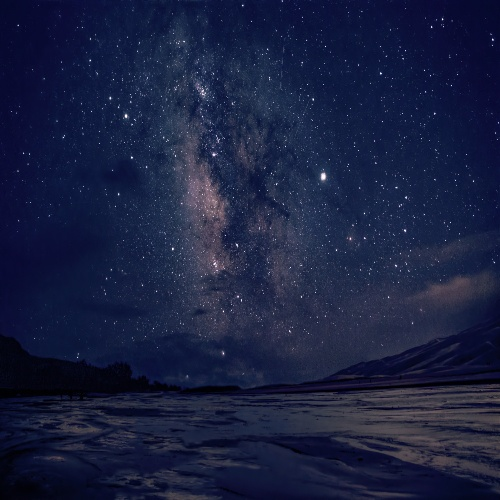
#> input picture inputs/dark_sky.jpg, 500 x 500 px
$ python transformations.py
#> lines starting #> are read from the running program, lines starting #| are printed output that depends on the picture
### Histogram_processing.py
# -*- coding: utf-8 -*-
"""
Created on Sat Mar 25 13:21:23 2023

@author: Bassel
"""

import cv2
import numpy as np
import matplotlib.pyplot as plt
import os

class Image:
    id_plot=0
    path_input = None
    path_output = None
    def __init__(self, img=None,histSize=256, histRange=(0,256), CONFIG="BGR", NORMALIZE = True, pth = "default", sequence = True):
        self.img_on = None
        self.img_org = None
        self.sequence = sequence
        self.img_org_hist = None
        self.history = []
        self.history_hist = []
        self.history_hist_figure = []
        self.operations = []
        self.n_operations = 0
        if pth == "default":
            path = os.getcwd()
        else:
            path = pth
        Image.path_input = os.path.join(path,"inputs")
        Image.path_output = os.path.join(path , "outputs")
        self.last_executed = ""
        self.histSize=256
        self.NORMALIZE = NORMALIZE
        if CONFIG=="BGR":
            a=[0,1,2]
        else:
            a=[2,1,0]
        self.order=a
        Image.histSize=histSize
        Image.histRange=histRange
        if img is not None:
            self.set_img(img)
        else:
            self.img=None

    def copy_img(self):
        if self.sequence == False:
            return self.img_on.copy()
        else:
            return self.img.copy()

    def get_img(self):
        return self.img

    def set_img(self, img, text = None):
        self.n_operations = self.n_operations +1
        if img is None:
            return
        if text is not None:
            print(text)
        else:
            text = str(self.n_operations)
        if self.img_org is None:
            print("added origin")
            self.img_org = img
            self.img_on = img
        self.img = img
        self.rows, self.cols = self.img.shape[0:2]
        self.history.append(self.img)
        self.operations.append(text)
        self.calc()


    def on_current(self):
        self.img_on = self.img
        self.sequence = False
    def on_sequence(self):
        self.sequence = True

    def calc(self,img=None):
        print("Calculating Histogram")
        if img is None:
            if self.img is None:
                print("error")
                return
            img=self.img
        img_s=cv2.split(img)
        bHist=cv2.calcHist(img_s,[self.order[0]],None, [self.histSize], (0, 256))
        gHist=cv2.calcHist(img_s,[self.order[1]],None, [self.histSize], (0, 256))
        rHist=cv2.calcHist(img_s,[self.order[2]],None, [self.histSize], (0, 256))
        self.img=img
        self.bH=bHist
        self.gH=gHist
        self.rH=rHist
        if self.NORMALIZE:
            self.normalize()
        else:
            self.history_hist.append((self.bH, self.gH, self.rH))

    def normalize(self):
        if self.last_executed == "":
            self.last_executed = "normalized"
        print("Normalizing")

        self.bH_not_normalized = self.bH
        self.gH_not_normalized = self.gH
        self.rH_not_normalized = self.rH
        max_b = np.sum(self.bH)
        max_g = np.sum(self.gH)
        max_r = np.sum(self.rH)
        self.bH = self.bH/max_b
        self.gH = self.gH/max_g
        self.rH = self.rH/max_r
        self.NORMALIZE = True
        self.history_hist.append((self.bH, self.gH, self.rH))
        if self.img_org_hist is None:
            self.img_org_hist = (self.bH, self.gH, self.rH)

    # [27 lines left out: function show, not called in this run]
        #plt.imsave(image_path + "/" + image_name + ".jpg", I)

    def __show_img(self, I):
        Image.id_plot=Image.id_plot+1
        I = cv2.cvtColor(I, cv2.COLOR_BGR2RGB)
        fig = plt.figure(Image.id_plot)

        plt.imshow(I)
        plt.show()
    def __show_hist(self, hist_tuple):
        bH, gH, rH = hist_tuple
        Image.id_plot=Image.id_plot+1
        fig = plt.figure(Image.id_plot)
        self.history_hist_figure.append(fig)
        t=range(256)
        plt.plot(t,bH, color="blue")
        plt.plot(t,gH, color="green")
        plt.plot(t,rH, color="red")

    def show_original(self):
        self.show(image = "org")

    def show_history(self):
        #Image.id_plot=Image.id_plot+1
        for i in range(len(self.history)):
            self.__show_hist(self.history_hist[i])
            plt.show()
            self.__show_img(self.history[i])
            plt.show()
    def save_history(self, folder = None):

        if len(self.operations) == 0:
            names = list(map(str,list(range(len(self.history)))))
        else:
            names = self.operations

        if folder is None:
            image_path = Image.path_output + "/" + "History"
        else:
            image_path = Image.path_output + "/" + "History/" + folder

        try:
            os.mkdir(image_path)
        except IOError:
            pass
        ignor = 0
        length = len(self.history)-ignor
        rows, cols = self.history[0].shape[0:2]
        n_cols = 2
        n_rows = int(np.ceil(length/n_cols))

        mat = np.ones((rows*n_rows, cols*n_cols, 3 ), dtype = np.uint8)*255
        hist_rows, hist_cols = (288, 432)
        hist_mat = np.ones((hist_rows*n_rows, hist_cols*n_cols, 3), dtype = np.uint8)*255
        Image.id_plot=Image.id_plot+1
        j = 0
        k = 0

        for i in range(len(self.history)):
            plt.figure(self.history_hist_figure[i])
            plt.savefig(image_path  + "/"   + names[i] + "_Histogram" + ".png")
            hist = cv2.imread(image_path  + "/"   + names[i] + "_Histogram" + ".png")
            hist = cv2.cvtColor(hist, cv2.COLOR_BGR2RGB)
            I = cv2.cvtColor(self.history[i], cv2.COLOR_BGR2RGB)
            plt.imsave(image_path + "/" + names[i] + ".jpg", I)
            if i>=ignor:
                mat[k*rows:rows*(k+1), j*cols:cols*(j+1),:] = I
                hist_mat[k*hist_rows:hist_rows*(k+1), j*hist_cols:hist_cols*(j+1),:] = hist
                if j ==(n_cols-1):
                    j=-1
                    k = k+1
                j = j +1
        plt.imsave(image_path + "/ALL_images" + ".jpg", mat)
        plt.imsave(image_path + "/ALL_images_histogram" + ".jpg", hist_mat)
        plt.imshow(mat)
        plt.imshow(hist_mat)

def profile(img, x):
    return img[x,:]

def project_(img,xy):
    return np.sum(img,xy)/(img.shape[(xy+1)%2])


# [2 lines that do not run on import are left out]

### transformations.py
# -*- coding: utf-8 -*-
"""
Created on Thu Mar 30 16:44:51 2023

@author: Bassel
"""
import cv2
import numpy as np
import os
from scipy.optimize import fsolve
import Histogram_processing
import matplotlib.pyplot as plt

class transformation(Histogram_processing.Image):
    def __init__(self, img=None,histSize=256, histRange=(0,256), CONFIG="BGR", NORMALIZE = True, pth = "default", sequence = True ):
        super().__init__(img ,histSize, histRange, CONFIG, NORMALIZE, pth, sequence)

    # [45 lines left out: functions shift, _equalize, equalize, exp_trans, not called in this run]
    def degree23(self):
        I = self.copy_img()
        hist = self.history_hist[-1]
        Iout = np.zeros_like(I)
        cl = ("blue", "green", "red")


        for k in range(I.shape[-1]):
            CH = np.cumsum(hist[k])
            t=range(256)
            img = I[...,k]
            Imin= img.min()
            Imax = img.max()
            plt.figure(103)
            plt.plot(t,np.clip(255*np.power(CH,2/3),0,255), color=cl[k])
            Iout[...,k] =  np.clip(255*np.power(CH[img],2/3),0,255)
        plt.savefig("equalize.png")
        self.set_img(Iout)
    # [156 lines left out: functions __filter_high_frequencies, extend, rotate, sinusoid, piecewise, projection and 4 more, not called in this run]


if __name__ == "__main__":
    #Demo

    path = os.getcwd()
    path_input = os.path.join(path,"inputs")
    path_output = os.path.join(path , "outputs")


    I=cv2.imread(path_input + '/dark_sky.jpg')
#> I is the input picture: shape (500, 500, 3); mean B, G, R 63.1, 31.6, 24.6
    I=cv2.resize(I,(500,500))
    img=I.copy()
    img=cv2.resize(img,(500,500))

    ob = transformation(sequence = False, img = I)
#> in calc, `bHist=cv2.calcHist(img_s,[self.order[0]],None, [self.histSize], (0, 25..`: bHist = 256 values, max 9372 at index 59, min 0 at index 227, mean 976.6
#> in calc, `gHist=cv2.calcHist(img_s,[self.order[1]],None, [self.histSize], (0, 25..`: gHist = 256 values, max 6878 at index 24, min 0 at index 214, mean 976.6
#> in calc, `rHist=cv2.calcHist(img_s,[self.order[2]],None, [self.histSize], (0, 25..`: rHist = 256 values, max 15915 at index 11, min 0 at index 212, mean 976.6
#> in calc, `self.bH=bHist`: self.bH has the same summary as bHist
#> in calc, `self.gH=gHist`: self.gH has the same summary as gHist
#> in calc, `self.rH=rHist`: self.rH has the same summary as rHist
#> in normalize, `self.bH_not_normalized = self.bH`: self.bH_not_normalized has the same summary as bHist in calc
#> in normalize, `self.gH_not_normalized = self.gH`: self.gH_not_normalized has the same summary as gHist in calc
#> in normalize, `self.rH_not_normalized = self.rH`: self.rH_not_normalized has the same summary as rHist in calc
#> in normalize, `max_b = np.sum(self.bH)`: max_b = 250000
#> in normalize, `self.bH = self.bH/max_b`: self.bH = 256 values, max 0.0375 at index 59, min 0 at index 227, mean 0.00391
#> in normalize, `self.gH = self.gH/max_g`: self.gH = 256 values, max 0.0275 at index 24, min 0 at index 214, mean 0.00391
#> in normalize, `self.rH = self.rH/max_r`: self.rH = 256 values, max 0.0637 at index 11, min 0 at index 212, mean 0.00391
    ob.degree23()
#> the loop in degree23, `for k in range(I.shape[-1]):` made 3 passes
#> Imax on passes 1 to 3: 255, 252, 255
#> pass 1, in degree23, `img = I[...,k]`:
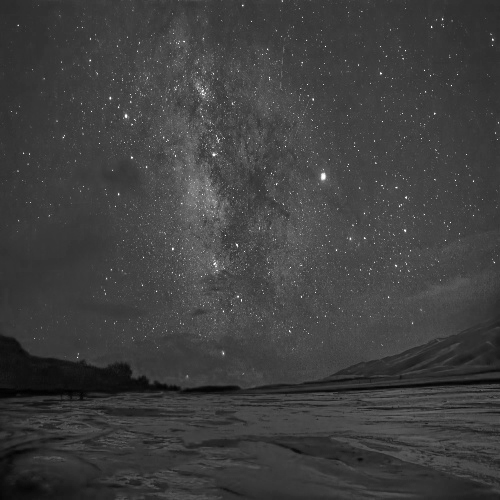
#> img: shape (500, 500); min 0, max 255, mean 63.1
#> pass 2, in degree23, `img = I[...,k]`:
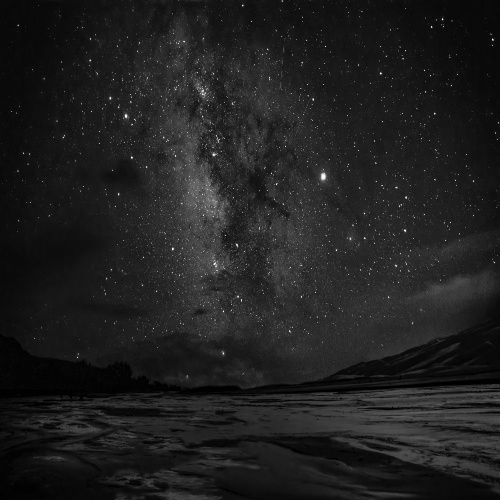
#> img: shape (500, 500); min 0, max 252, mean 31.6
#> after the loop in degree23, `for k in range(I.shape[-1]):`:
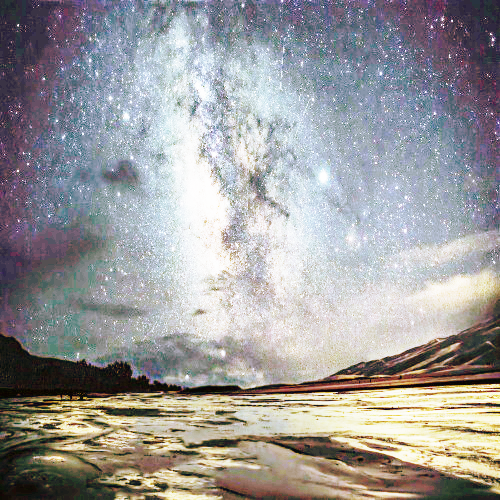
#> Iout: shape (500, 500, 3); mean B, G, R 155.1, 154.7, 155.8
#> in degree23, `plt.savefig("equalize.png")`:
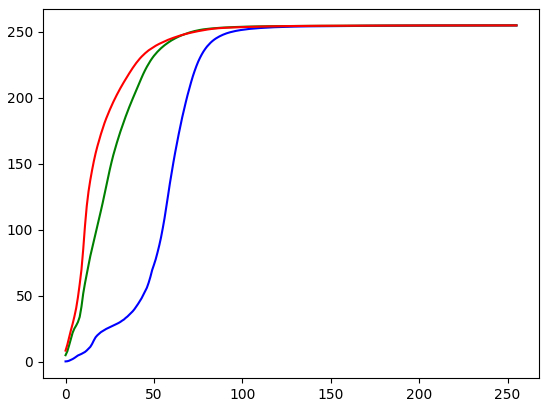
#> figure drawn by matplotlib, 1 panel; curve peaks at x = 255, y = 255; curve peaks at x = 252, y = 255; curve peaks at x = 255, y = 255
    # [10 lines of commented-out code are left out]

    ob.show_history()
#> the loop in show_history, `for i in range(len(self.history)):` made 2 passes
#> pass 2, in show_history, `plt.show()`:
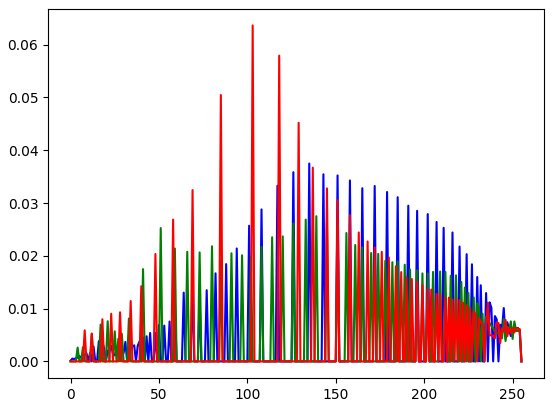
#> figure drawn by matplotlib, 1 panel; curve peaks at x = 135, y = 0.0375; curve peaks at x = 139, y = 0.0275; curve peaks at x = 103, y = 0.0637
    ob.save_history("degree23")
#> in save_history, `length = len(self.history)-ignor`: length = 2
#> in save_history, `n_rows = int(np.ceil(length/n_cols))`: n_rows = 1
#> in save_history, `mat = np.ones((rows*n_rows, cols*n_cols, 3 ), dtype = np.uint8)*255`: mat: shape (500, 1000, 3); every value is 255
#> in save_history, `hist_mat = np.ones((hist_rows*n_rows, hist_cols*n_cols, 3), dtype = np..`: hist_mat: shape (288, 864, 3); every value is 255
#> in save_history, `hist = cv2.imread(image_path  + "/"   + names[i] + "_Histogram" + ".pn..`:
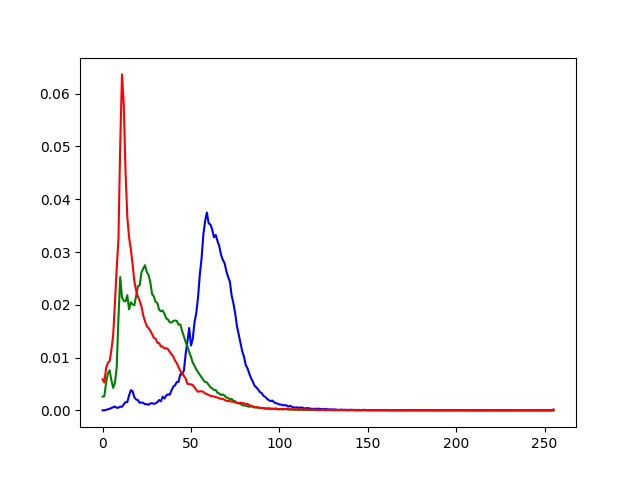
#> hist: shape (480, 640, 3); mean B, G, R 249.9, 249.3, 250.7
#> in save_history, `mat[k*rows:rows*(k+1), j*cols:cols*(j+1),:] = I`:
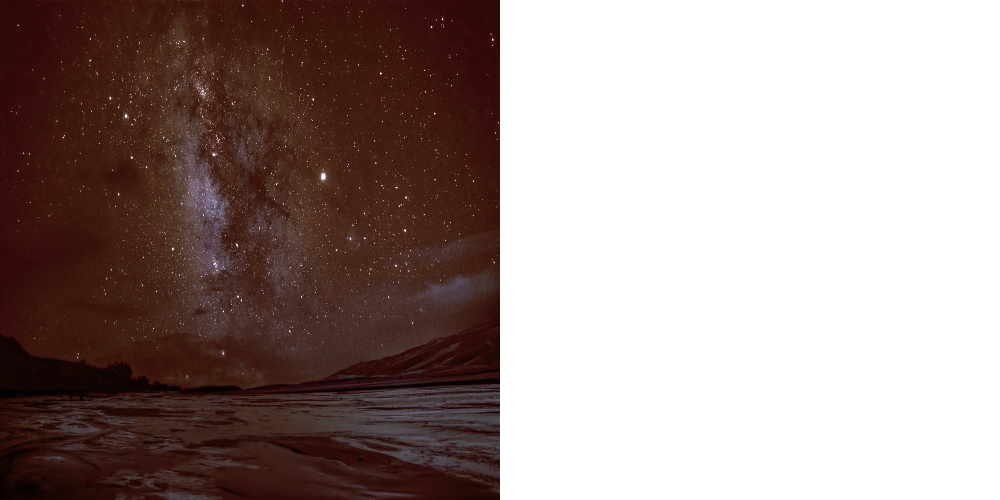
#> mat: shape (500, 1000, 3); mean of channels 0, 1, 2 139.8, 143.3, 159; drawn as B, G, R
#> (the run stopped early here; a loop or call above may not have finished)
